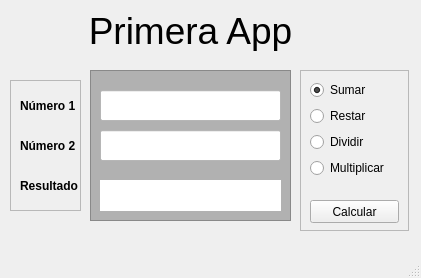
<?xml version="1.0" encoding="UTF-8"?>
<ui version="4.0">
 <class>MainWindow</class>
 <widget class="QMainWindow" name="MainWindow">
  <property name="geometry">
   <rect>
    <x>0</x>
    <y>0</y>
    <width>421</width>
    <height>278</height>
   </rect>
  </property>
  <property name="windowTitle">
   <string>MainWindow</string>
  </property>
  <property name="animated">
   <bool>true</bool>
  </property>
  <widget class="QWidget" name="centralwidget">
   <widget class="QLabel" name="label">
    <property name="geometry">
     <rect>
      <x>90</x>
      <y>10</y>
      <width>201</width>
      <height>41</height>
     </rect>
    </property>
    <property name="font">
     <font>
      <pointsize>28</pointsize>
     </font>
    </property>
    <property name="text">
     <string>Primera App</string>
    </property>
    <property name="alignment">
     <set>Qt::AlignCenter</set>
    </property>
   </widget>
   <widget class="QFrame" name="frame">
    <property name="geometry">
     <rect>
      <x>90</x>
      <y>70</y>
      <width>201</width>
      <height>151</height>
     </rect>
    </property>
    <property name="styleSheet">
     <string notr="true">background-color: rgb(177, 177, 177);</string>
    </property>
    <property name="frameShape">
     <enum>QFrame::StyledPanel</enum>
    </property>
    <property name="frameShadow">
     <enum>QFrame::Raised</enum>
    </property>
    <widget class="QLineEdit" name="num1">
     <property name="geometry">
      <rect>
       <x>10</x>
       <y>20</y>
       <width>181</width>
       <height>31</height>
      </rect>
     </property>
     <property name="styleSheet">
      <string notr="true">background-color: rgb(255, 255, 255);</string>
     </property>
    </widget>
    <widget class="QLineEdit" name="num2">
     <property name="geometry">
      <rect>
       <x>10</x>
       <y>60</y>
       <width>181</width>
       <height>31</height>
      </rect>
     </property>
     <property name="styleSheet">
      <string notr="true">background-color: rgb(255, 255, 255);</string>
     </property>
    </widget>
    <widget class="QLabel" name="resultado">
     <property name="geometry">
      <rect>
       <x>10</x>
       <y>110</y>
       <width>181</width>
       <height>31</height>
      </rect>
     </property>
     <property name="styleSheet">
      <string notr="true">background-color: rgb(255, 255, 255);</string>
     </property>
     <property name="text">
      <string/>
     </property>
    </widget>
   </widget>
   <widget class="QFrame" name="frame_2">
    <property name="geometry">
     <rect>
      <x>10</x>
      <y>80</y>
      <width>71</width>
      <height>131</height>
     </rect>
    </property>
    <property name="frameShape">
     <enum>QFrame::StyledPanel</enum>
    </property>
    <property name="frameShadow">
     <enum>QFrame::Raised</enum>
    </property>
    <widget class="QLabel" name="label_2">
     <property name="geometry">
      <rect>
       <x>10</x>
       <y>10</y>
       <width>59</width>
       <height>32</height>
      </rect>
     </property>
     <property name="font">
      <font>
       <weight>75</weight>
       <bold>true</bold>
      </font>
     </property>
     <property name="text">
      <string>Número 1</string>
     </property>
    </widget>
    <widget class="QLabel" name="label_3">
     <property name="geometry">
      <rect>
       <x>10</x>
       <y>40</y>
       <width>59</width>
       <height>52</height>
      </rect>
     </property>
     <property name="font">
      <font>
       <weight>75</weight>
       <bold>true</bold>
      </font>
     </property>
     <property name="text">
      <string>Número 2</string>
     </property>
    </widget>
    <widget class="QLabel" name="label_4">
     <property name="geometry">
      <rect>
       <x>10</x>
       <y>90</y>
       <width>59</width>
       <height>31</height>
      </rect>
     </property>
     <property name="font">
      <font>
       <weight>75</weight>
       <bold>true</bold>
      </font>
     </property>
     <property name="text">
      <string>Resultado</string>
     </property>
    </widget>
   </widget>
   <widget class="QFrame" name="frame_3">
    <property name="geometry">
     <rect>
      <x>300</x>
      <y>70</y>
      <width>109</width>
      <height>161</height>
     </rect>
    </property>
    <property name="frameShape">
     <enum>QFrame::StyledPanel</enum>
    </property>
    <property name="frameShadow">
     <enum>QFrame::Raised</enum>
    </property>
    <widget class="QPushButton" name="pushButton">
     <property name="enabled">
      <bool>true</bool>
     </property>
     <property name="geometry">
      <rect>
       <x>10</x>
       <y>130</y>
       <width>89</width>
       <height>23</height>
      </rect>
     </property>
     <property name="text">
      <string>Calcular</string>
     </property>
    </widget>
    <widget class="QWidget" name="layoutWidget">
     <property name="geometry">
      <rect>
       <x>10</x>
       <y>10</y>
       <width>91</width>
       <height>101</height>
      </rect>
     </property>
     <layout class="QVBoxLayout" name="verticalLayout">
      <item>
       <widget class="QRadioButton" name="opesuma">
        <property name="text">
         <string>Sumar</string>
        </property>
        <property name="checked">
         <bool>true</bool>
        </property>
       </widget>
      </item>
      <item>
       <widget class="QRadioButton" name="operesta">
        <property name="text">
         <string>Restar</string>
        </property>
       </widget>
      </item>
      <item>
       <widget class="QRadioButton" name="opedividir">
        <property name="text">
         <string>Dividir</string>
        </property>
       </widget>
      </item>
      <item>
       <widget class="QRadioButton" name="opemul">
        <property name="text">
         <string>Multiplicar</string>
        </property>
       </widget>
      </item>
     </layout>
    </widget>
   </widget>
  </widget>
  <widget class="QMenuBar" name="menubar">
   <property name="geometry">
    <rect>
     <x>0</x>
     <y>0</y>
     <width>421</width>
     <height>21</height>
    </rect>
   </property>
  </widget>
  <widget class="QStatusBar" name="statusbar"/>
 </widget>
 <resources/>
 <connections/>
</ui>
